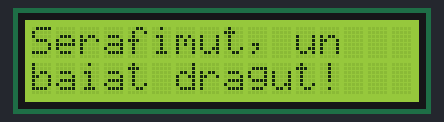
The sketch below on a simulated Arduino Uno, built with avr-gcc and run on an emulated ATmega328P. Parts: 16×2 character LCD.

Above: at 0.1 s.
At 5.1 s:
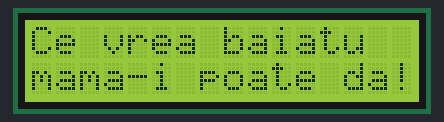

Measured:
- what the display in image 1 shows lasts 5.0 s, from 5.1 s to 10.1 s

The sketch:

3.LCD_TEXT_MISCATOR.ino
```cpp
#include <LiquidCrystal.h>

// initialize the library with the numbers of the interface pins
LiquidCrystal lcd(8, 9, 4, 5, 6, 7);

void setup() {
  // set up the LCD's number of columns and rows:
  lcd.begin(16,2);
}

void loop()
{

  lcd.setCursor(0, 0);
  lcd.print("Serafimut, un");
  lcd.setCursor(0, 1);
  lcd.print("baiat dragut!");
  delay(5000);
  lcd.clear();
  lcd.setCursor(0, 0);
  lcd.print("Ce vrea baiatu");
  lcd.setCursor(0, 1);
  lcd.print("mama-i poate da!");
  delay(5000);
lcd.clear();
}
```
